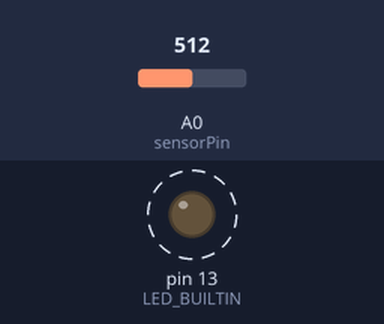
A sketch run on a simulated Arduino Uno, built with avr-gcc and run on an emulated ATmega328P. Parts: output pins drawn as LEDs (lit = HIGH). Dashed ring = blinking. Inputs (shaded band) come from the test bench; at power-on: A0 (sensorPin) = 512. What the sketch prints to the serial monitor is not drawn.

Above: at 0.17 s.
At 82.36 s:
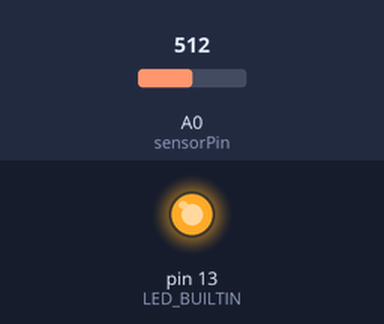
Timing chart, 0 to 82.7 s (numbered marks = the images above):
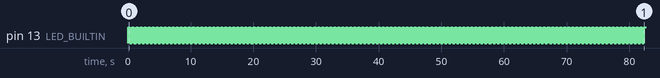

The sketch:

registro-de-A0.ino
```cpp
/*

  Este programa convierte en digital el voltaje que viene de un sensor y envía
  ese valor por puerto serie cada 10 ms (100 Hz).

*/


int sensorPin = A0;    // selecciona el pin de entrada (del A/D)
int sensorValue = 0;  // variable para almacenar el voltaje del sensor


void setup() {
  // inicializa la comunicación serie
  Serial.begin(115200);

  // initializa el pin digital LED_BUILTIN como salida
  pinMode(LED_BUILTIN, OUTPUT);
}

void loop() {
    sensorValue = analogRead(sensorPin);
    Serial.println(sensorValue);
    delay(10);
    digitalWrite(LED_BUILTIN, !digitalRead(LED_BUILTIN));

}
```

Measured:
- by itself, pin 13 (LED_BUILTIN): alternates HIGH for 0.01 s and LOW for 0.01 s
